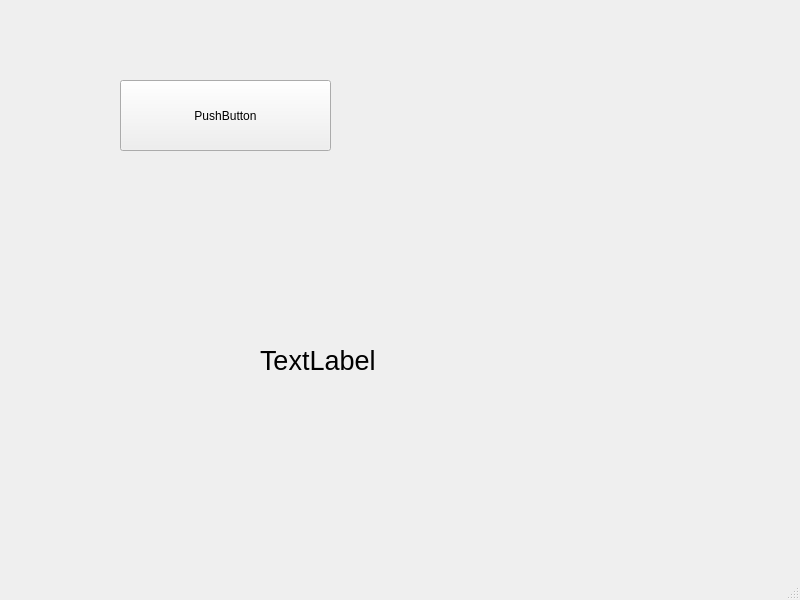
<?xml version="1.0" encoding="UTF-8"?>
<ui version="4.0">
 <class>MainWindow</class>
 <widget class="QMainWindow" name="MainWindow">
  <property name="geometry">
   <rect>
    <x>0</x>
    <y>0</y>
    <width>800</width>
    <height>600</height>
   </rect>
  </property>
  <property name="windowTitle">
   <string>MainWindow</string>
  </property>
  <property name="animated">
   <bool>false</bool>
  </property>
  <widget class="QWidget" name="centralwidget">
   <widget class="QPushButton" name="pushButton">
    <property name="geometry">
     <rect>
      <x>120</x>
      <y>80</y>
      <width>211</width>
      <height>71</height>
     </rect>
    </property>
    <property name="text">
     <string>PushButton</string>
    </property>
    <property name="checkable">
     <bool>false</bool>
    </property>
   </widget>
   <widget class="QLabel" name="label">
    <property name="geometry">
     <rect>
      <x>260</x>
      <y>260</y>
      <width>411</width>
      <height>201</height>
     </rect>
    </property>
    <property name="font">
     <font>
      <pointsize>20</pointsize>
     </font>
    </property>
    <property name="text">
     <string>TextLabel</string>
    </property>
   </widget>
  </widget>
  <widget class="QMenuBar" name="menubar">
   <property name="geometry">
    <rect>
     <x>0</x>
     <y>0</y>
     <width>800</width>
     <height>21</height>
    </rect>
   </property>
  </widget>
  <widget class="QStatusBar" name="statusbar"/>
 </widget>
 <resources/>
 <connections/>
</ui>
